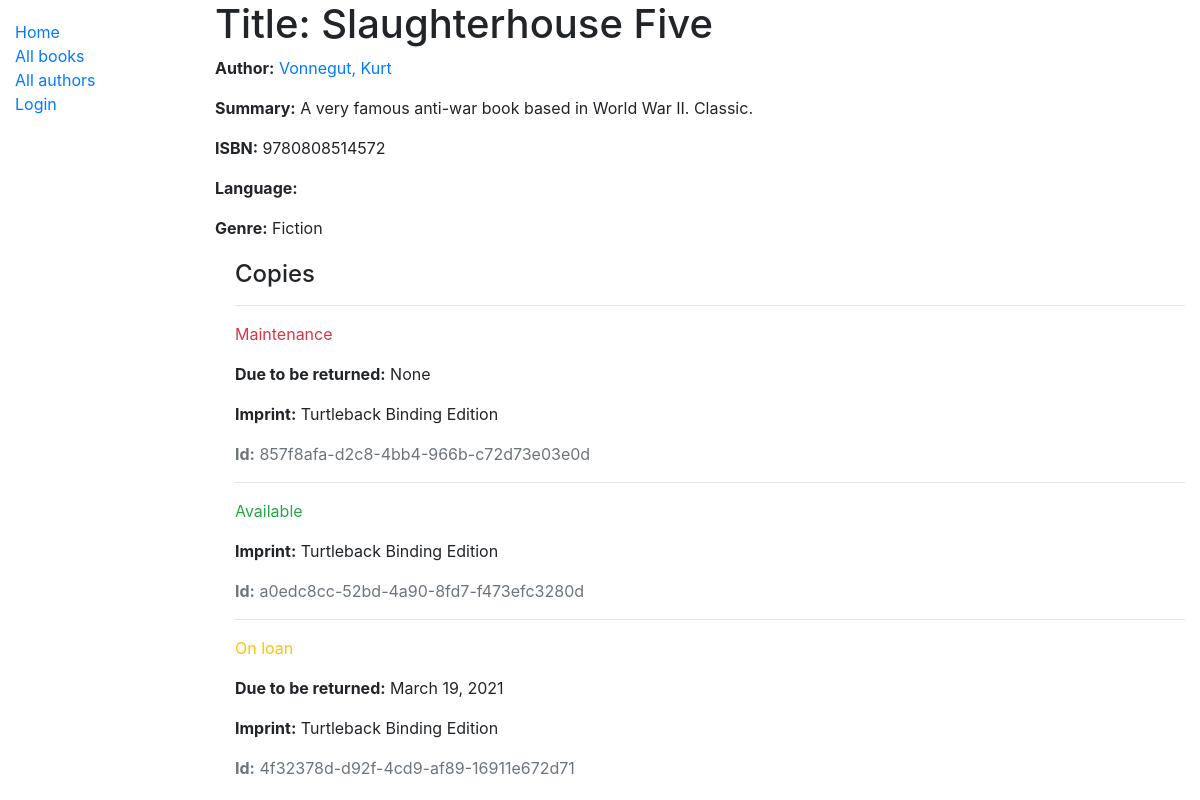
/catalog/book/1, run on the app's committed database.
### catalog/models.py (models this page shows, shortened)
class Book(models.Model):
    title = models.CharField(max_length=200)
    author = models.ForeignKey('Author', on_delete=models.SET_NULL, null=True)
    summary = models.TextField(max_length=1000, help_text='Enter a brief description of the book')
    isbn = models.CharField('ISBN', max_length=13, unique=True,
                             help_text='13 Character <a href="https://www.isbn-international.org/content/what-isbn">ISBN number</a>')
    genre = models.ManyToManyField(Genre, help_text='Select a genre for this book')
    def display_genre(self):
        """Create a string for the Genre. This is required to display genre in Admin."""
        return ', '.join(genre.name for genre in self.genre.all()[:3])
    display_genre.short_description = 'Genre'

class Author(models.Model):
    first_name = models.CharField(max_length=100)
    last_name = models.CharField(max_length=100)
    date_of_birth = models.DateField(null=True, blank=True)
    date_of_death = models.DateField('Died', null=True, blank=True)
    class Meta:
        ordering = ['last_name', 'first_name']
    def __str__(self):
        return f'{self.last_name}, {self.first_name}'

class Genre(models.Model):
    name = models.CharField(max_length=200, help_text='Enter a book genre (e.g. Science Fiction)')
    def __str__(self):
        return self.name

class BookInstance(models.Model):
    id = models.UUIDField(primary_key=True, default=uuid.uuid4, help_text='Unique ID for this particular book across whole library')
    book = models.ForeignKey('Book', on_delete=models.RESTRICT)
    imprint = models.CharField(max_length=200)
    due_back = models.DateField(null=True, blank=True)
    borrower = models.ForeignKey(User, on_delete=models.SET_NULL, null=True, blank=True)
    LOAN_STATUS = (
        ('m', 'Maintenance'),
        ('o', 'On loan'),
        ('a', 'Available'),
        ('r', 'Reserved'),
    )
    status = models.CharField(
        max_length=1,
        choices=LOAN_STATUS,
        blank=True,
        default='m',
        help_text='Book availability',
    )
    class Meta:
        ordering = ['due_back']
        permissions = (("can_mark_returned", "Set book as returned"),)

### catalog/views.py (the view)
# urls.py: path('book/<int:pk>', views.BookDetailView.as_view(), name='book-detail'),
class BookDetailView(generic.DetailView):
    model = Book

### catalog/templates/catalog/book_detail.html
{% extends "base_generic.html" %}
{% block content %}
  <h1>Title: {{ book.title }}</h1>
  <p><strong>Author:</strong> <a href="{% url 'author-detail' book.author.pk %}">{{ book.author }}</a></p>
  <p><strong>Summary:</strong> {{ book.summary }}</p>
  <p><strong>ISBN:</strong> {{ book.isbn }}</p>
  <p><strong>Language:</strong> {{ book.language }}</p>
  <p><strong>Genre:</strong> {{ book.genre.all|join:", " }}</p>
  <div style="margin-left:20px;margin-top:20px">
    <h4>Copies</h4>
    {% for copy in book.bookinstance_set.all %}
      <hr>
      <p class="{% if copy.status == 'a' %}text-success{% elif copy.status == 'm' %}text-danger{% else %}text-warning{% endif %}">
        {{ copy.get_status_display }}
      </p>
      {% if copy.status != 'a' %}
        <p><strong>Due to be returned:</strong> {{ copy.due_back }}</p>
      {% endif %}
      <p><strong>Imprint:</strong> {{ copy.imprint }}</p>
      <p class="text-muted"><strong>Id:</strong> {{ copy.id }}</p>
    {% endfor %}
  </div>
{% endblock %}

### data on the page
Book: title "Slaughterhouse Five", author "Vonnegut, Kurt", summary "A very famous anti-war book based in World War II. Classic.", isbn "9780808514572", genre.all "Fiction"
BookInstance: status "Maintenance", due_back "None", imprint "Turtleback Binding Edition", id "857f8afa-d2c8-4bb4-966b-c72d73e03e0d"
BookInstance: status "Available", imprint "Turtleback Binding Edition", id "a0edc8cc-52bd-4a90-8fd7-f473efc3280d"
BookInstance: status "On loan", due_back "March 19, 2021", imprint "Turtleback Binding Edition", id "4f32378d-d92f-4cd9-af89-16911e672d71"
